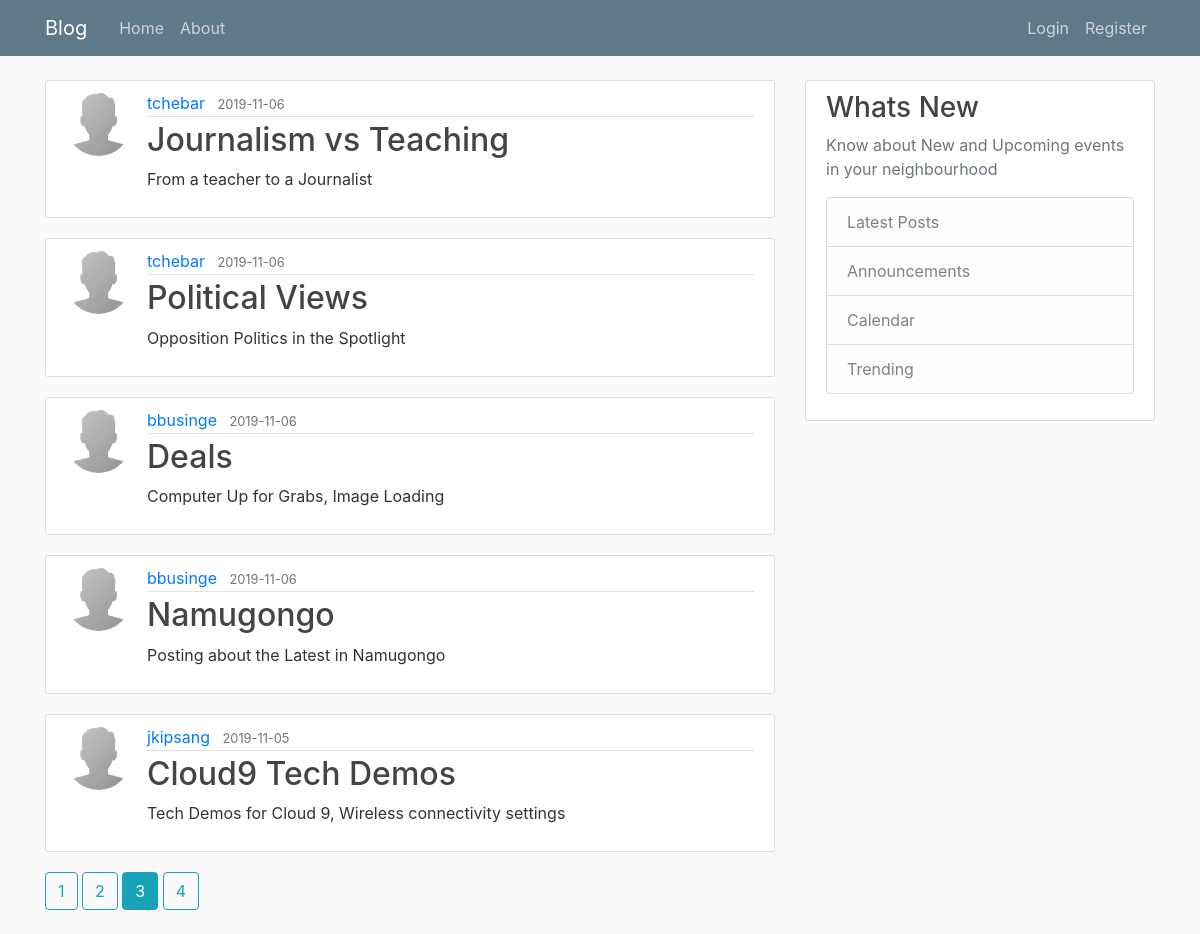
Screenshot of /home?page=3 with the database file from the repository.
### flaskblog/models.py (models this page shows, shortened)
class Post(db.Model):
    id = db.Column(db.Integer, primary_key=True)
    title = db.Column(db.String(100), nullable=False)
    date_posted = db.Column(db.DateTime, nullable=False, default=datetime.utcnow)
    content = db.Column(db.Text, nullable=False)
    user_id = db.Column(db.Integer, db.ForeignKey('user.id'), nullable=False)

class User(db.Model, UserMixin):
    id = db.Column(db.Integer, primary_key=True)
    username = db.Column(db.String(20), unique=True, nullable=False)
    email = db.Column(db.String(120), unique=True, nullable=False)
    image_file = db.Column(db.String(20), nullable=False, default='default.jpg')
    password = db.Column(db.String(60), nullable=False)
    posts = db.relationship('Post', backref='author', lazy=True)

### flaskblog/main/routes.py (the view)
@main.route('/')
@main.route('/home')
def home():
    page = request.args.get('page', 1, type=int)
    posts = Post.query.order_by(Post.date_posted.desc()).paginate(page=page, per_page=5)
    return render_template('home.html', posts=posts)

### flaskblog/templates/home.html
{% extends "layout.html"  %}
{% block content %}
    {% for post in posts.items %}
       <article class="media content-section">
           <img class="rounded-circle article-img" src="{{ url_for('static', filename='images/' + post.author.image_file) }}">
          <div class="media-body">
            <div class="article-metadata">
              <a class="mr-2" href="{{ url_for('users.user_posts', username=post.author.username)}}">{{ post.author.username }}</a>
              <small class="text-muted">{{ post.date_posted.strftime('%Y-%m-%d') }}</small>
            </div>
            <h2><a class="article-title" href=" {{ url_for('posts.post', post_id=post.id) }}">{{ post.title }}</a></h2>
            <p class="article-content">{{ post.content }}</p>
          </div>
        </article>
    {% endfor %}
    {% for page_num in posts.iter_pages(left_edge=1, right_edge=1, left_current=1, right_current=2) %}
        {%  if page_num %}
            {%  if posts.page == page_num %}
                <a class="btn btn-info mb-4" href=" {{ url_for('main.home', page=page_num) }}"> {{ page_num }}</a>
            {% else %}
                <a class="btn btn-outline-info mb-4" href=" {{ url_for('main.home', page=page_num) }}"> {{ page_num }}</a>
            {% endif %}
        {% else %}
            ...
        {% endif %}
    {% endfor %}
{% endblock content %}

### flaskblog/static/main.css (style rules this page uses)
body { background: #fafafa; color: #333333; margin-top: 5rem; }
h1, h2, h3, h4, h5, h6 { color: #444444; }
.content-section { background: #ffffff; padding: 10px 20px; border: 1px solid #dddddd; border-radius: 3px; margin-bottom: 20px; }
.article-title { color: #444444; }
.article-content { white-space: pre-line; }
.article-img { height: 65px; width: 65px; margin-right: 16px; }
.article-metadata { padding-bottom: 1px; margin-bottom: 4px; border-bottom: 1px solid #e3e3e3 }

### rows the page displays
Post: image_file (placeholder picture), author.username "tchebar", date_posted "2019-11-06", title "Journalism vs Teaching", content "From a teacher to a Journalist"
Post: image_file (placeholder picture), author.username "tchebar", date_posted "2019-11-06", title "Political Views", content "Opposition Politics in the Spotlight"
Post: image_file (placeholder picture), author.username "bbusinge", date_posted "2019-11-06", title "Deals", content "Computer Up for Grabs, Image Loading"
Post: image_file (placeholder picture), author.username "bbusinge", date_posted "2019-11-06", title "Namugongo", content "Posting about the Latest in Namugongo"
Post: image_file (placeholder picture), author.username "jkipsang", date_posted "2019-11-05", title "Cloud9 Tech Demos", content "Tech Demos for Cloud 9, Wireless connectivity settings"

### other values shown
{{ page_num }} "1" "2" "4"
{{ page_num }} "3"
